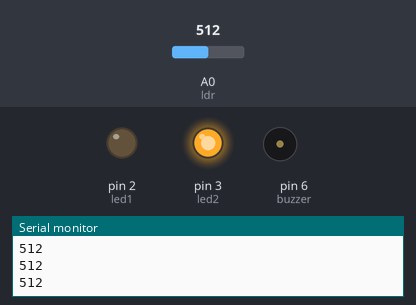
Simulated run of this sketch. Board: Arduino Uno, built with avr-gcc and run on an emulated ATmega328P. Parts: output pins drawn as LEDs (lit = HIGH), buzzer (waves = sounding, pin HIGH), the last lines printed to the serial monitor. Inputs (shaded band) come from the test bench; at power-on: A0 (ldr) = 512.

Above: at 1.2 s.
1.3 s: A0 (ldr) set to 482
At 2.2 s:
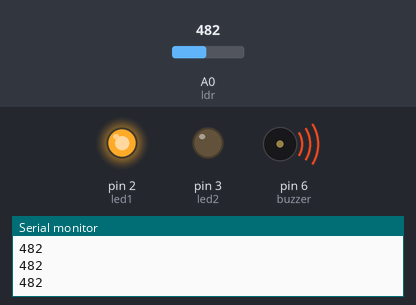
2.9 s: A0 (ldr) set to 510
At 3.5 s:
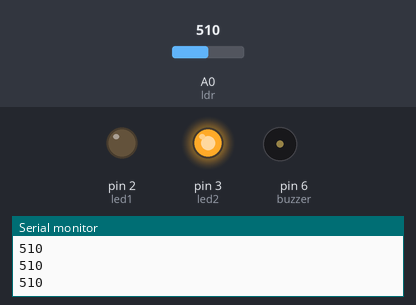
4.5 s: A0 (ldr) set to 490
At 6.0 s:
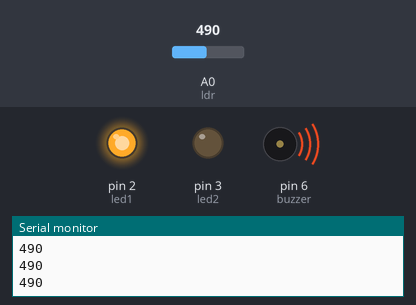
Timing chart, 0 to 7.5 s (numbered marks = the images above; inputs shaded):
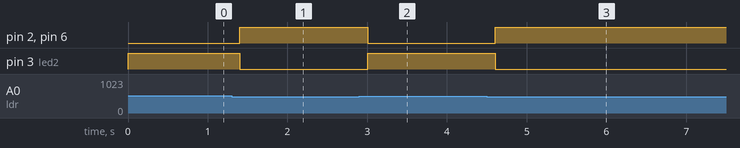

Measured:
- the behaviour switches between 500 and 499 on A0 (ldr) (found by bisection; images 0 and 1)
- after the input at 1.3 s, pin 2 (led1), pin 6 (buzzer): LOW → HIGH after 0.10 s; pin 3 (led2): HIGH → LOW after 0.10 s
- after the input at 2.9 s, pin 2 (led1), pin 6 (buzzer): HIGH → LOW after 0.11 s; pin 3 (led2): LOW → HIGH after 0.11 s
- after the input at 4.5 s, pin 2 (led1), pin 6 (buzzer): LOW → HIGH after 0.11 s; pin 3 (led2): HIGH → LOW after 0.11 s

The sketch:

sizzling_migelo1.ino
```cpp
// Pin definitions
int buzzer = 6;
int led1 = 2;
int led2 = 3;
int ldr = A0;

int lightValue = 0;
int threshold = 500; // adjust this based on your environment

void setup() {
  pinMode(buzzer, OUTPUT);
  pinMode(led1, OUTPUT);
  pinMode(led2, OUTPUT);

  Serial.begin(9600); // for monitoring light values
}

void loop() {
  lightValue = analogRead(ldr); // read light sensor

  Serial.println(lightValue); // see values in Serial Monitor

  if (lightValue < threshold) {
    // DARK condition
    digitalWrite(led1, HIGH);   // LED1 ON
    digitalWrite(led2, LOW);    // LED2 OFF
    digitalWrite(buzzer, HIGH); // Buzzer ON
  }
  else {
    // BRIGHT condition
    digitalWrite(led1, LOW);    // LED1 OFF
    digitalWrite(led2, HIGH);   // LED2 ON
    digitalWrite(buzzer, LOW);  // Buzzer OFF
  }

  delay(200);
}
```
